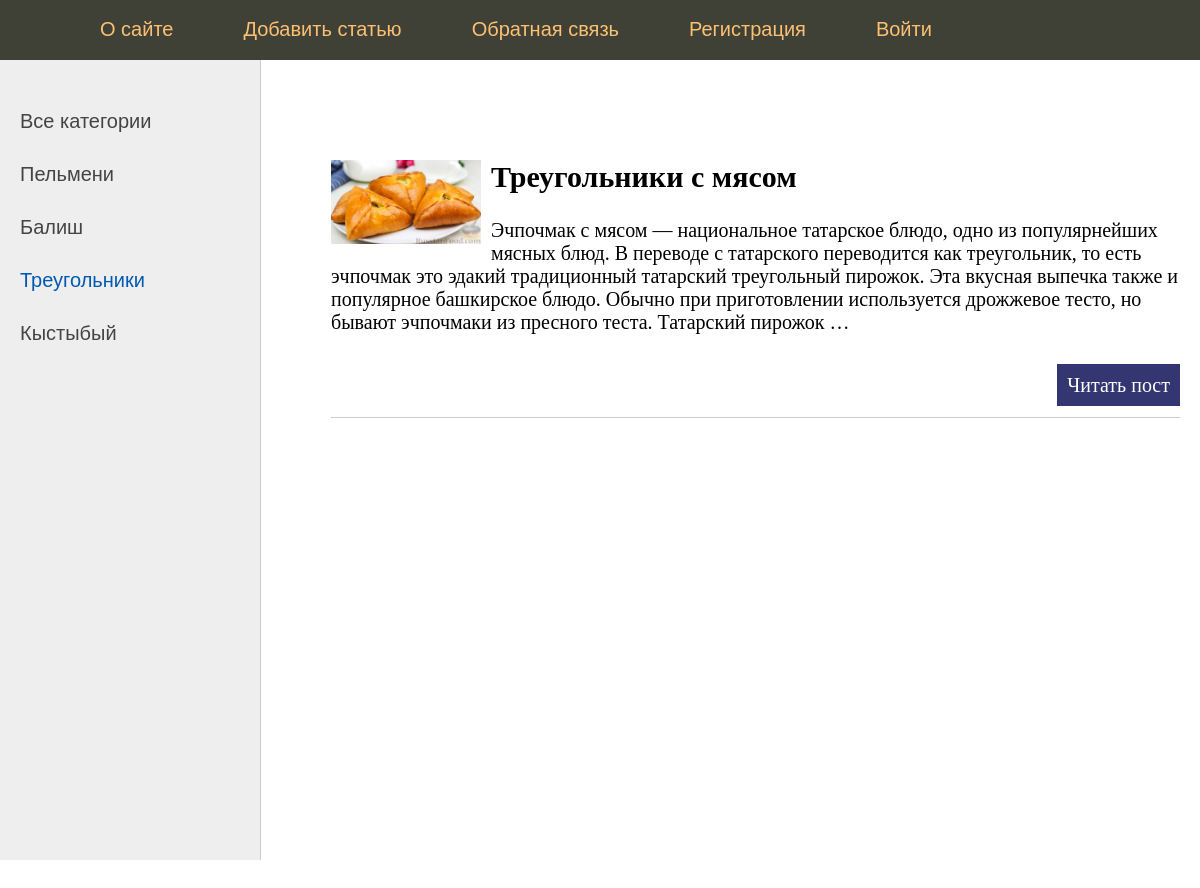
Screenshot of /category/3/ with the database file from the repository.
### app/models.py (models this page shows, shortened)
class Category(models.Model):
    name = models.CharField(max_length=100, db_index=True)
    def get_absolute_url(self):
        return reverse('category', kwargs={'cat_id': self.pk})

class Bake(models.Model):
    title = models.CharField(max_length=255)
    content = models.TextField(blank=True)
    photo = models.ImageField(upload_to="photos/%Y/%m/%d/")
    time_create = models.DateTimeField(auto_now=True)
    time_update = models.DateTimeField(auto_now=True)
    is_published = models.BooleanField(default=True)
    cat = models.ForeignKey('Category', on_delete=models.PROTECT, null=True)

### app/views.py (the view)
# urls.py: path('category/<int:cat_id>/', show_category, name='category'),
def show_category(request, cat_id):
    post = Bake.objects.filter(cat_id=cat_id)
    cats = Category.objects.all()
    data = {
        'post': post,
        'cats': cats,
        'menu': menu,
        'title': 'Отображение по рубрикам',
        'cat_selected': cat_id,
    }
    return render(request, 'index.html', context=data)

### templates/index.html (shortened to what this page needs)
{% extends 'base.html' %}
{% block content %}
<ul class="list-articles">
    {% for p in post %}
    {% if p.photo %}
        <p><img class="img-article-left thumb" src="{{p.photo.url}}"></p>
    {% endif %}
     <li><h2>{{p.title}}</h2>
    {% autoescape on %}
    {{p.content|linebreaks|truncatewords:50}}
     {% endautoescape %}
            <p class="link-read-post"> <a href="{% url 'post' p.pk %}"> Читать пост</a> </p>
    </li>
    {% endfor %}
</ul>
{% endblock %}

### templates/base.html (shortened to what this page needs)
{% load static %}
<!DOCTYPE html>
<html>
<head>
	<link type="text/css" href="{% static 'css/styles.css' %}" rel="stylesheet" />
</head>
<body>
<table class="table-page" border=0 cellpadding="0" cellspacing="0">
<tr><td valign=top>
{% block mainmenu %}
		<div class="header">
			<ul id="mainmenu" class="mainmenu">
				<li class="logo"> <a href="{% url 'home' %}"><div class="logo"></div> </a></li>
{% for m in menu %}
			<li class="last"><a href="{% url m.url_name %}">{{m.title}}</a></li>
{% endfor %}
			</ul>
		</div>
{% endblock mainmenu %}
<table class="table-content" border=0 cellpadding="0" cellspacing="0">
<tr>
	<td valign="top" class="left-chapters">
	<ul id="leftchapters">
	{% if cat_selected == 0 %}
		<li class="selected">Все категории</li>
	{% else %}
		<li> <a href="{% url 'home' %}">Все категории</a></li>
	{% endif %}
{% for c in cats %}
		{% if c.pk == cat_selected %}
		<li class="selected">{{c.name}}</li>
		{% else %}
		<li><a href="{{c.get_absolute_url }}">{{c.name}}</a></li>
		{% endif %}
{% endfor %}
	</ul>
</td>
<td valign="top" class="content">
	<div class="content-text">
{% block content %}
{% endblock %}
	</div>
</body>
</html>

### static/css/styles.css (style rules this page uses)
html, body { font-family: 'Arial'; margin: 0; padding: 0; height: 100%; width: 100%; color: #444; }
a { color: #0059b2; text-decoration: none; }
img { max-width: 600px; height: auto; }
img.img-article-left { max-width: 300px; height: auto; float: left; padding: 0 10px 10px 0; }
img.img-article-left.thumb { max-width: 150px; height: auto; }
p.link-read-post { text-align: right; }
p.link-read-post a { padding: 10px; min-width: 100px; background: #333671; color: #fff; text-decoration: none; }
ul.list-articles { list-style: none; margin: 0; padding: 0; }
ul.list-articles li { border-bottom: 1px solid #ccc; }
.table-page { width: 100%; height: 100%; vertical-align: top; }
.table-page tr { height: 100%; }
.header { background: #3F4137; height: 60px; }
.logo { background: url('..images/logo.png') no-repeat 10px 5px; width: 70px; height: 60px; }
ul.mainmenu { list-style: none; margin: 0; padding: 0; height: 60px; color: #fdc073; font-size: 20px; overflow: hidden; }
ul.mainmenu li { float: left; margin: 18px 40px 0 30px; }
ul.mainmenu li.logo { margin: 0; }
ul.mainmenu li.last { float: left; }
ul.mainmenu li a { color: #fdc073; text-decoration: none; }
.table-content { width: 100%; min-height: 100%; height: 100%; }
.left-chapters { margin: 0; background: #eee; border-right: 1px solid #ccc; min-height: 100%; }
.left-chapters ul { width: 230px; min-height: 100%; margin: 0; padding: 20px 10px 10px 20px; list-style: none; font-size: 20px; }
.left-chapters ul li { margin: 30px 0 0 0; color: #999; }
.left-chapters ul li.selected { color: #0059b2; }
.left-chapters ul li a { color: #444; text-decoration: none; }
.content { padding: 40px 20px 20px 40px; width: 100%; box-sizing: border-box; }
.content-text { margin: 60px 0 0 30px; color: #000; font-size: 20px; font-family: Yandex Sans Display Light; }

### rows the page displays
Category: name "Пельмени"
Category: name "Балиш"
Category: name "Треугольники"
Category: name "Кыстыбый"
Bake: photo (picture), title "Треугольники с мясом", content "Эчпочмак с мясом — национальное татарское блюдо, одно из популярнейших мясных блюд. В переводе с татарского переводится как треугольник, то есть эчпочмак это эдакий традиционный татарский треугольный пирожок. Эта вкусная выпечка также и популярное башкирское блюдо. Обычно при приготовлении используется дрожжевое тесто, но бывают эчпочмаки из пресного теста. Татарский пирожок …"

### other values shown
{{ m.title }} "О сайте" "Добавить статью" "Обратная связь" "Регистрация" "Войти"
